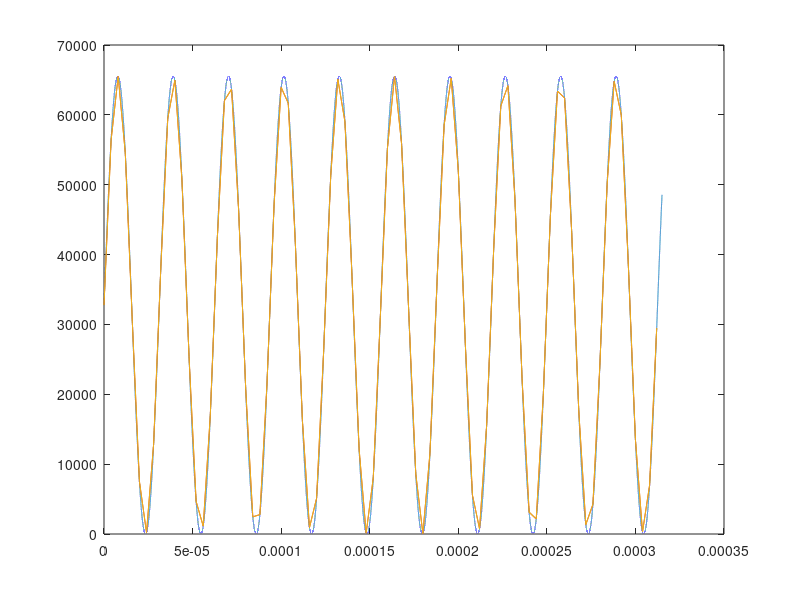

MATLAB code for this plot:
% with that script you can generate wave for xcorr algorithm
% dac wave gen
 f = 32e3; % wave freq
 fs = 250e3; % adc sampling rate

 t = 0:(0.000000001):0.000315;
 ts = 0:(1/fs):0.000315;

 y = (sin(2*pi*f*t)/2 + 0.5).*65535;
 ys = (sin(2*pi*f*ts)/2 + 0.5).*65535;
 res = dec2hex(round(ys));

 lut = "";

 lut_size = size(res, 1);
 for i = 1:lut_size
     lut = strcat(lut, "0x", res(i, :), ", ");
     if mod(i, 16) == 0
         lut = strcat(lut, "\n");
     end
 end
 fprintf(lut);
 disp(lut_size);

 figure;
 plot(t, y);
 hold on;
 plot(ts, ys);
 hold on;
 plot(ts, round(ys));
 hold off;

 %save("Measurements\test_xcorr_dac_wave.mat", "ys");